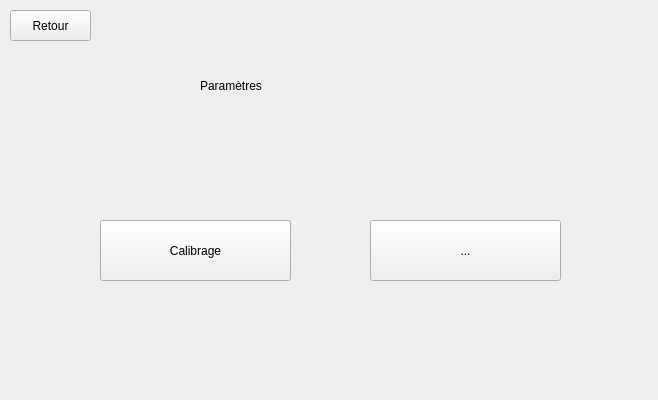
<?xml version="1.0" encoding="UTF-8"?>
<ui version="4.0">
 <class>paramMenu</class>
 <widget class="QWidget" name="paramMenu">
  <property name="geometry">
   <rect>
    <x>0</x>
    <y>0</y>
    <width>658</width>
    <height>400</height>
   </rect>
  </property>
  <property name="windowTitle">
   <string>Form</string>
  </property>
  <widget class="QLabel" name="label_Titre">
   <property name="geometry">
    <rect>
     <x>200</x>
     <y>50</y>
     <width>311</width>
     <height>71</height>
    </rect>
   </property>
   <property name="text">
    <string>Paramètres</string>
   </property>
  </widget>
  <widget class="QPushButton" name="pushButton_Calibrage">
   <property name="geometry">
    <rect>
     <x>100</x>
     <y>220</y>
     <width>191</width>
     <height>61</height>
    </rect>
   </property>
   <property name="text">
    <string>Calibrage</string>
   </property>
  </widget>
  <widget class="QPushButton" name="pushButton_Back">
   <property name="geometry">
    <rect>
     <x>10</x>
     <y>10</y>
     <width>81</width>
     <height>31</height>
    </rect>
   </property>
   <property name="text">
    <string>Retour</string>
   </property>
  </widget>
  <widget class="QPushButton" name="pushButton_Wait">
   <property name="geometry">
    <rect>
     <x>370</x>
     <y>220</y>
     <width>191</width>
     <height>61</height>
    </rect>
   </property>
   <property name="text">
    <string>...</string>
   </property>
  </widget>
 </widget>
 <resources/>
 <connections/>
</ui>
